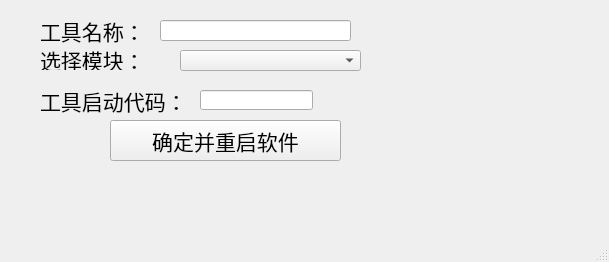
<?xml version="1.0" encoding="UTF-8"?>
<ui version="4.0">
 <class>MainWindow</class>
 <widget class="QMainWindow" name="MainWindow">
  <property name="geometry">
   <rect>
    <x>0</x>
    <y>0</y>
    <width>609</width>
    <height>262</height>
   </rect>
  </property>
  <property name="windowTitle">
   <string>MainWindow</string>
  </property>
  <widget class="QWidget" name="centralwidget">
   <widget class="QLabel" name="label">
    <property name="geometry">
     <rect>
      <x>40</x>
      <y>15</y>
      <width>101</width>
      <height>31</height>
     </rect>
    </property>
    <property name="font">
     <font>
      <pointsize>16</pointsize>
     </font>
    </property>
    <property name="text">
     <string>工具名称：</string>
    </property>
   </widget>
   <widget class="QLabel" name="label_2">
    <property name="geometry">
     <rect>
      <x>40</x>
      <y>50</y>
      <width>111</width>
      <height>20</height>
     </rect>
    </property>
    <property name="font">
     <font>
      <pointsize>16</pointsize>
     </font>
    </property>
    <property name="text">
     <string>选择模块：</string>
    </property>
   </widget>
   <widget class="QLabel" name="label_3">
    <property name="geometry">
     <rect>
      <x>40</x>
      <y>80</y>
      <width>151</width>
      <height>41</height>
     </rect>
    </property>
    <property name="font">
     <font>
      <pointsize>16</pointsize>
     </font>
    </property>
    <property name="text">
     <string>工具启动代码：</string>
    </property>
   </widget>
   <widget class="QComboBox" name="comboBox">
    <property name="geometry">
     <rect>
      <x>180</x>
      <y>50</y>
      <width>181</width>
      <height>21</height>
     </rect>
    </property>
   </widget>
   <widget class="QLineEdit" name="lineEdit">
    <property name="geometry">
     <rect>
      <x>160</x>
      <y>20</y>
      <width>191</width>
      <height>21</height>
     </rect>
    </property>
   </widget>
   <widget class="QLineEdit" name="lineEdit_2">
    <property name="geometry">
     <rect>
      <x>200</x>
      <y>90</y>
      <width>113</width>
      <height>20</height>
     </rect>
    </property>
   </widget>
   <widget class="QPushButton" name="pushButton">
    <property name="geometry">
     <rect>
      <x>110</x>
      <y>120</y>
      <width>231</width>
      <height>41</height>
     </rect>
    </property>
    <property name="font">
     <font>
      <pointsize>16</pointsize>
     </font>
    </property>
    <property name="text">
     <string>确定并重启软件</string>
    </property>
   </widget>
  </widget>
  <widget class="QMenuBar" name="menubar">
   <property name="geometry">
    <rect>
     <x>0</x>
     <y>0</y>
     <width>609</width>
     <height>22</height>
    </rect>
   </property>
  </widget>
  <widget class="QStatusBar" name="statusbar"/>
 </widget>
 <resources/>
 <connections/>
</ui>
